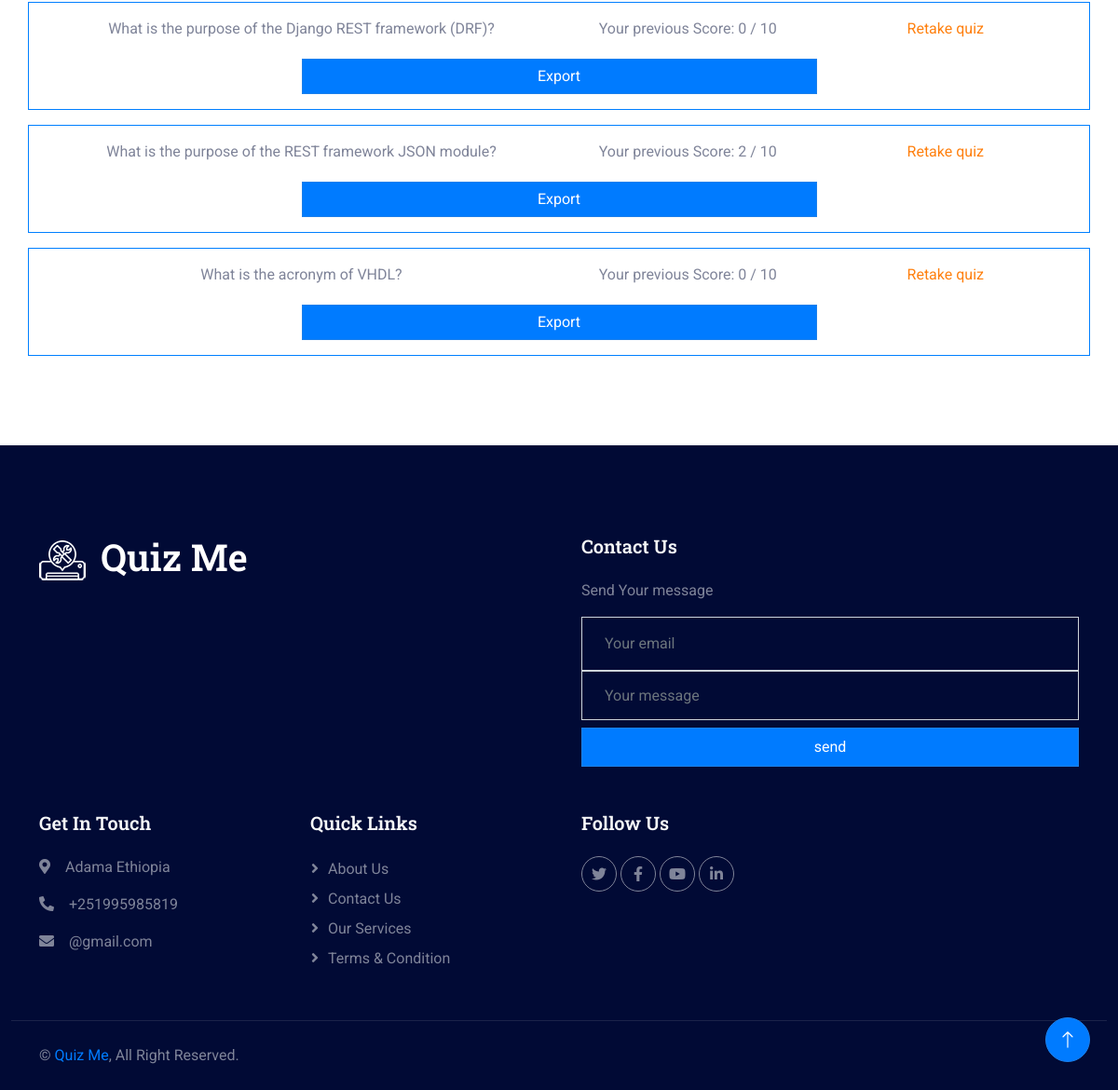
The app's page /my_quizes (signed in, lower part), older data.
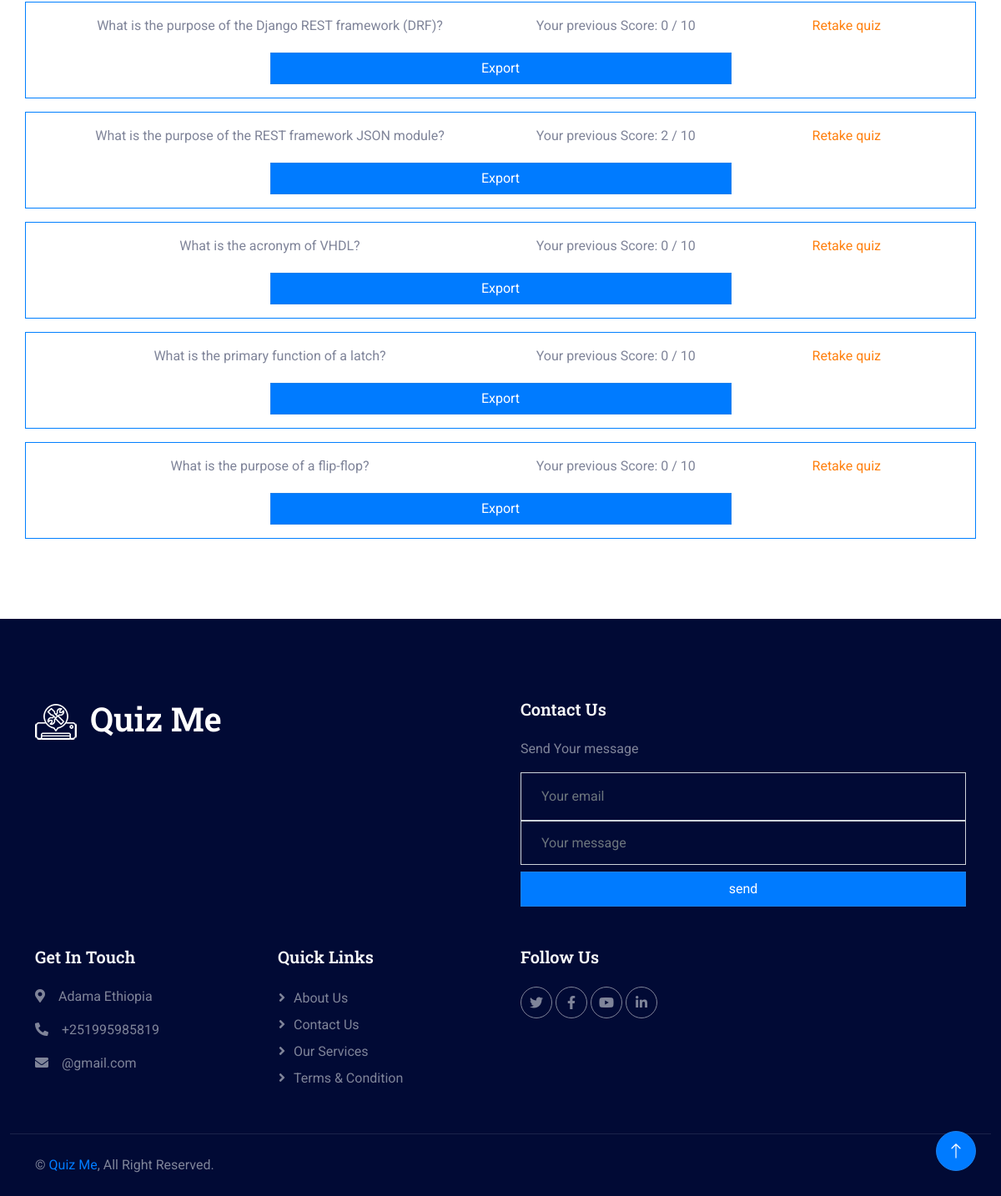
The same page, newer data.
### quiz_app/models.py (models this page shows, shortened)
class Quiz(models.Model):
    title = models.CharField(max_length=100, null=True, blank=True)
    size = models.IntegerField()
    generated_by = models.ForeignKey(CustomUser, on_delete=models.CASCADE)
    questions = models.TextField()
    user_score = models.IntegerField(default=0)

### quiz_app/views.py (the view)
# urls.py: path('my_quizes', views.myquizes, name='my_quizes'),
@login_required(login_url='login')
def myquizes(request):
    try:
        user = request.user
        quizs = Quiz.objects.filter(generated_by=user)
        return render(request, 'my_quizes.html', {"quizes": quizs})
    except Exception as e:
        return render(request, 'error_page.html', {"error_message": str(e)})

### quiz_app/context_processors.py (called while the page is built)
def auth_context(request):
    user = get_user(request)
    return {'authenticated': user.is_authenticated}

### templates/my_quizes.html (shortened to what this page needs)
{% extends 'index2.html' %}
{% block content %}
{% load static %}
    <body>
        <div class="container-xxl py-5 custom-container">
            <div class="container text-center">
                {% if quizes %}
                    {% for quiz in quizes %}
                        <div class="row border border-primary rounded p-3 mt-3 d-flex justify-content-center align-items-center">
                            <div class="col-md-6">
                                {{ quiz.title }}
                            </div>
                            <div class="col-md-3">
                                Your previous Score: {{ quiz.user_score }} / 10
                            </div>
                            <div class="col-md-3">
                                <a href="{%url 'quiz' quiz.id %}">Retake quiz</a>
                            </div>
                            <Button onClick="exportQuiz({{quiz.id}})" class="btn btn-primary" style="margin-top:20px; width:50%">
                                Export
                            </Button>
                        </div>
                    {% endfor %}
                {% else %}
                    <h1>You haven't taken any quizzes yet.</h1>
                {% endif %}
            </div>
        </div>
    </body>
{% endblock content %}

Row changes from the older to the newer data that the page shows:
added Quiz: title "What is the primary function of a latch?", user_score "0"
added Quiz: title "What is the purpose of a flip-flop?", user_score "0"
